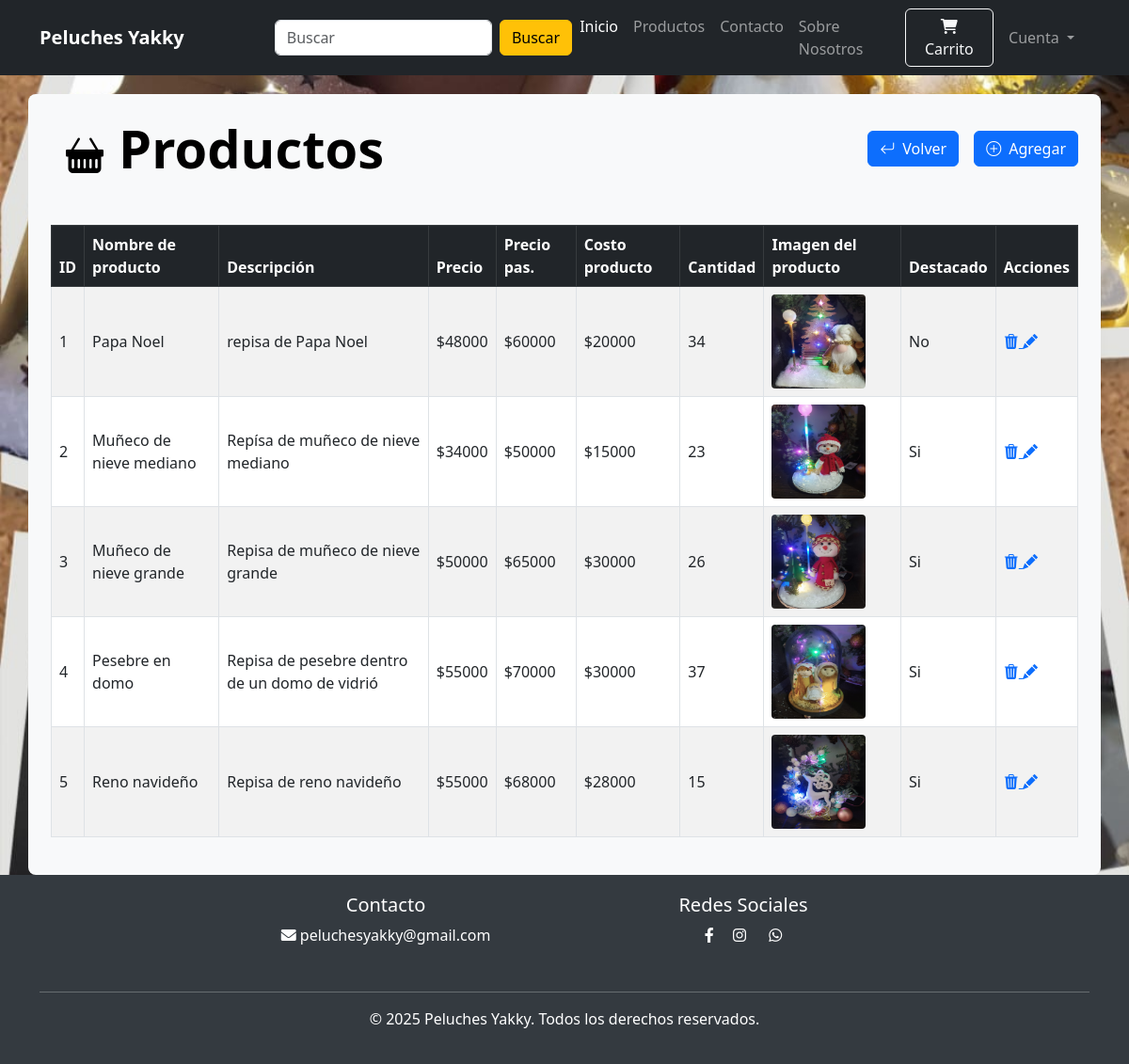
/ver-productos (signed in), run on an earlier commit of the app's database.
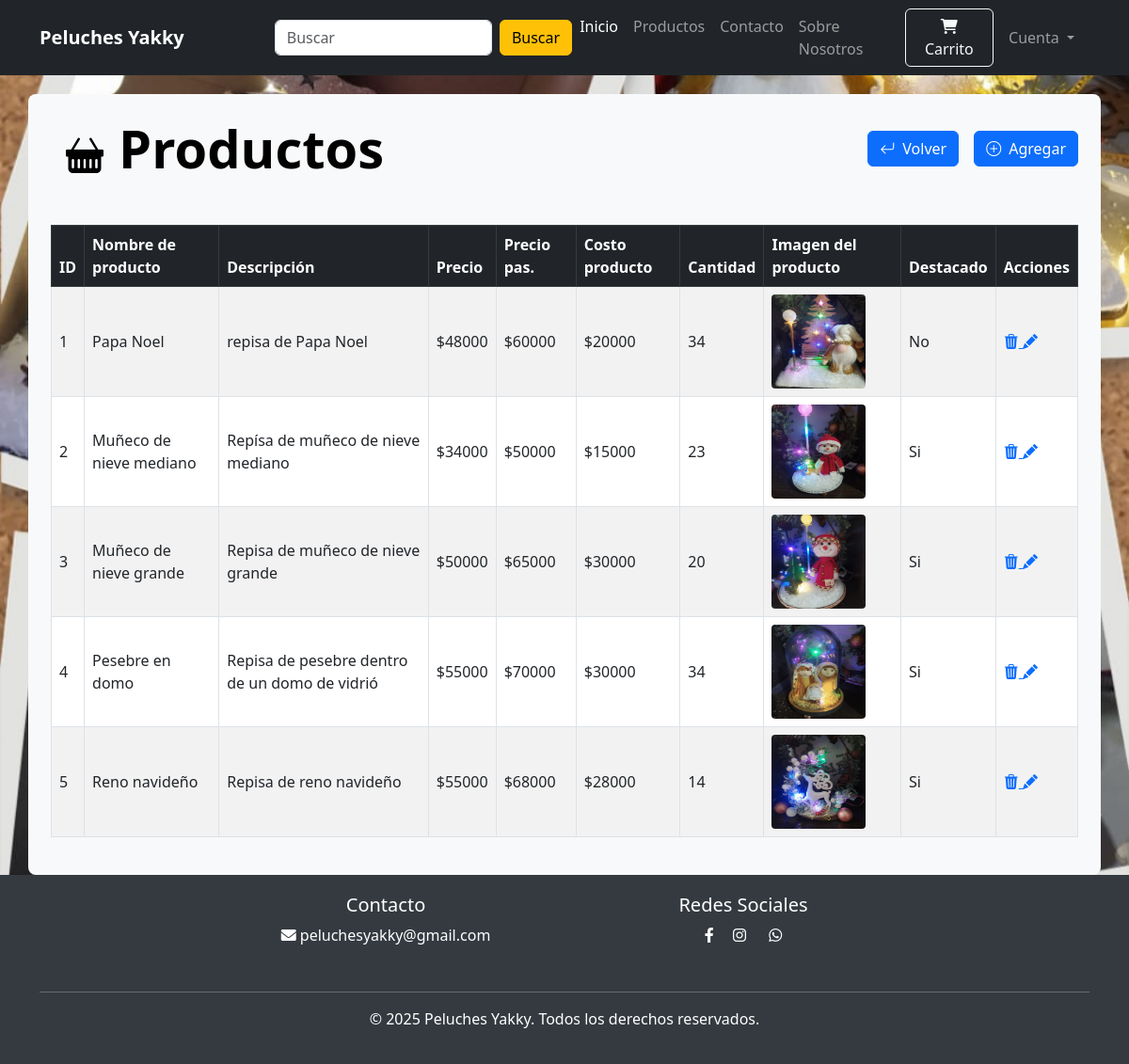
And on a later commit of the database.
### website/models.py (models this page shows, shortened)
class Product(db.Model):
    id = db.Column(db.Integer, primary_key=True)
    product_name = db.Column(db.String(100), nullable=False)
    current_price = db.Column(db.Integer, nullable=False)
    precio_costo = db.Column(db.Integer, nullable=False)  # tarea
    previous_price = db.Column(db.Integer, nullable=False)
    in_stock = db.Column(db.Integer, nullable=False)
    product_picture = db.Column(db.String(1000), nullable=False)
    flash_sale = db.Column(db.Boolean, default=False)
    date_added = db.Column(db.DateTime, default=datetime.utcnow)
    descripcion = db.Column(db.String(1000), nullable=False)
    is_deleted = db.Column(db.Boolean, default=False)
    carts = db.relationship(
        "Cart", backref=db.backref("product", lazy=True), cascade="all, delete-orphan"
    )
    orders = db.relationship(
        "Order", backref=db.backref("product", lazy=True), cascade="all, delete-orphan"
    )

### website/admin.py (the view)
@admin.route("/ver-productos", methods=["GET", "POST"])
@login_required
def ver_productos():
    if current_user.id == 1:
        productos = Product.query.order_by(Product.date_added).all()
        return render_template("ver_produc.html", productos=productos)
    return render_template("error_404.html")

### website/models.py (called while the page is built)
    @property
    def is_authenticated(self):
        return True  # Para usuarios reales siempre True

### website/templates/ver_produc.html (shortened to what the changed rows need)
{% extends 'index.html' %}
{% block body %}
{% if productos | length < 1 %} <div class="fondo" style="min-height: 100vh; padding-top: 20px;">
    <div class="container bg-light rounded-3 p-4 ">
        <div class="d-flex justify-content-between align-items-center mb-5">
            <h1 class="text-black mb-0 display-4 fw-bold">
                <i class="bi bi-basket-fill fs-1 text-black m-3"></i>Productos
            </h1>
            <div class="d-flex gap-3"><button onclick="window.location.href='/adminvista'" class="btn btn-primary">
                    <i class="bi bi-arrow-return-left me-2  "></i>Volver
                </button>
                <button onclick=" window.location.href='/agregar-productos'" class=" btn btn-primary">
                    <i class="bi bi-plus-circle me-2"></i>Agregar
                </button>
            </div>
        </div>
        <h1 class="text-black mb-0 display-4 fw-bold text-center p-5">
            <i class="bi bi-emoji-frown-fill fs-1 text-black m-3"></i> No hay productos
        </h1>
    </div>
    </div>
    {% else %} <div class="fondo" style="min-height: 100vh; padding-top: 20px;">
        <div class="container bg-light rounded-3 p-4 ">
            <div class="d-flex justify-content-between align-items-center mb-5">
                <h1 class="text-black mb-0 display-4 fw-bold">
                    <i class="bi bi-basket-fill fs-1 text-black m-3"></i>Productos
                </h1>
            </div>
            <div class="table-responsive-lg">
                <table class="table table-bordered table-hover table-striped align-middle">
                    <thead class="table-dark">
                        <tr>
                            <th>ID</th>
                            <th>Nombre de producto</th>
                            <th>Descripción</th>
                            <th>Precio</th>
                            <th>Precio pas.</th>
                            <th>Costo producto</th>
                            <th>Cantidad</th>
                            <th>Imagen del producto</th>
                            <th>Destacado</th>
                            <th>Acciones</th>
                        </tr>
                    </thead>
                    <tbody>
                        {% for item in productos %}
                        <tr>
                            <td>{{ item.id }} </td>
                            <td> {{ item.product_name }}</td>
                            <td> {{ item.descripcion }}</td>
                            <td> ${{ item.current_price }}</td>
                            <td> ${{ item.previous_price }}</td>
                            <td> ${{ item.precio_costo }}</td>
                            <td> {{ item.in_stock }}</td>
                            <td> <img src="{{ item.product_picture }}" alt="{{ item.product_name }}"
                                    style="height: 100px; width: 100px; border-radius: 4px;">
                            </td>
                            {% if item.flash_sale %}
                            <td> Si </td>
                            {% else %}
                            <td> No </td>
                            {% endif %}
                            <td>
                                <a href="/elimi-producto/{{ item.id  }}" onclick="return confirmDelete()" class="delete"
                                    title="Eliminar" data-toggle="tooltip">
                                    <i class="bi bi-trash3-fill"></i>
                                </a>
                                <a href="/actua-producto/{{ item.id }}" class="edit" title="Editar"
                                    data-toggle="tooltip">
                                    <i class="bi bi-pencil-fill"></i>
                                </a>
                            </td>
                        </tr>
                        {% endfor %}
                    </tbody>
                </table>
            </div>
        </div>
    </div>
    {% endif %}
    {% endblock %}

What changed in the data, as far as the page shows it:
changed Product "Muñeco de nieve grande": in_stock "26" → "20"
changed Product "Pesebre en domo": in_stock "37" → "34"
changed Product "Reno navideño": in_stock "15" → "14"
